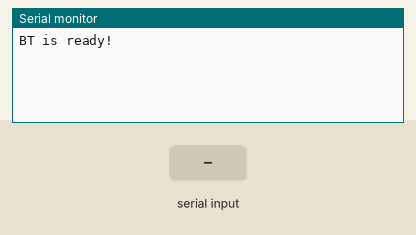
Recording of a sketch running on a simulated Arduino Uno, built with avr-gcc and run on an emulated ATmega328P. Shown: the last lines printed to the serial monitor. The inputs (shaded band) are chosen by the test bench.

Above: at 1.2 s.
1.3 s: "1" received over Serial
At 3.3 s:
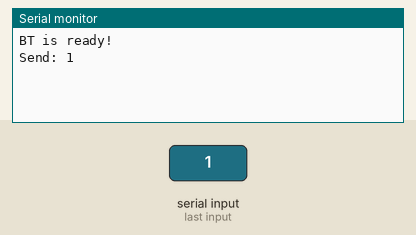
3.8 s: "1" received over the second serial link
At 5.9 s:
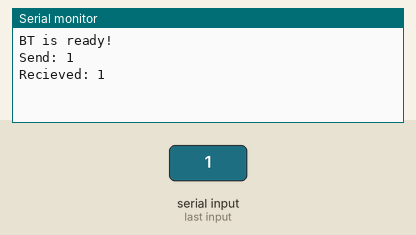
6.2 s: "0" received over Serial
At 7.6 s:
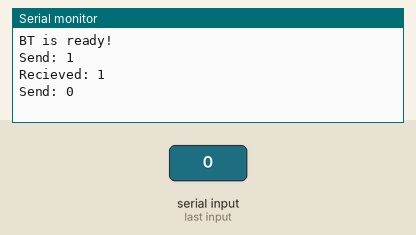
7.7 s: "0" received over the second serial link
At 9.3 s:
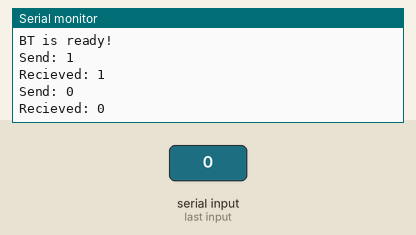

The sketch:

BluetoothHC08.ino
```cpp
#include <SoftwareSerial.h>

SoftwareSerial BT(10, 9);
String val;

void setup() {
  Serial.begin(9600);
  Serial.println("BT is ready!");

  BT.begin(9600);
}

void loop() {

  if (Serial.available()) {
    val = Serial.readString();
    Serial.print("Send: ");
    Serial.println(val);
    BT.print(val);
  }

  if (BT.available()) {
    val = BT.readString();
    Serial.print("Recieved: ");
    Serial.println(val);
  }
}
```

Measured:
- after the input at 1.3 s, the serial monitor: prints a new line after 1.0 s (image 1)
- after the input at 3.8 s, the serial monitor: prints a new line after 1.0 s (image 2)
- after the input at 6.2 s, the serial monitor: prints a new line after 1.0 s (image 3)
- after the input at 7.7 s, the serial monitor: prints a new line after 1.0 s (image 4)
